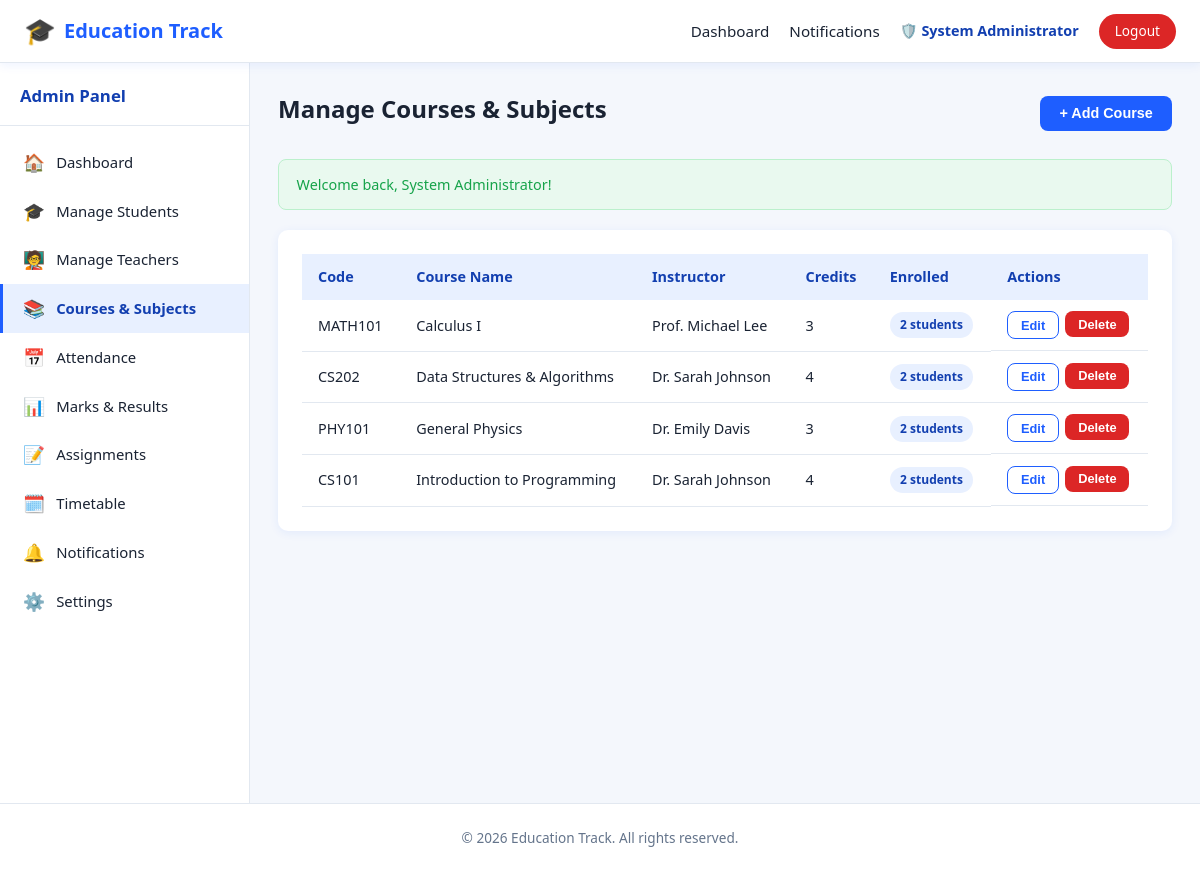
The app's page /admin/courses.php (signed in) with its own data.
### tables this page shows
CREATE TABLE courses (
    id INT AUTO_INCREMENT PRIMARY KEY,
    course_code VARCHAR(20) NOT NULL UNIQUE,
    course_name VARCHAR(150) NOT NULL,
    description TEXT,
    credits INT DEFAULT 3,
    teacher_id INT NULL,
    created_at TIMESTAMP DEFAULT CURRENT_TIMESTAMP,
    FOREIGN KEY (teacher_id) REFERENCES teachers(id) ON DELETE SET NULL
);

CREATE TABLE teachers (
    id INT AUTO_INCREMENT PRIMARY KEY,
    full_name VARCHAR(100) NOT NULL,
    email VARCHAR(100) NOT NULL UNIQUE,
    password VARCHAR(255) NOT NULL,
    phone VARCHAR(20),
    specialization VARCHAR(150),
    profile_image VARCHAR(255) DEFAULT 'default.png',
    status ENUM('active','inactive') DEFAULT 'active',
    created_at TIMESTAMP DEFAULT CURRENT_TIMESTAMP
);

### includes/session.php (called while the page is built, shortened)
<?php
function getFlash(): array
{
    $flash = $_SESSION['flash'] ?? [];
    return $flash;
}
function sanitize(string $value): string
{
    return htmlspecialchars(trim($value), ENT_QUOTES, 'UTF-8');
}

### admin/courses.php (the view, shortened to what this page needs)
<?php
require_once __DIR__ . '/../includes/session.php';
$pdo = getDBConnection();
$courses = $pdo->query("SELECT c.*, t.full_name AS teacher_name,
        (SELECT COUNT(*) FROM enrollments e WHERE e.course_id = c.id) AS enrolled_count
    FROM courses c LEFT JOIN teachers t ON t.id = c.teacher_id ORDER BY c.course_name")->fetchAll();
$flash = getFlash();
require_once __DIR__ . '/../includes/header.php';
require_once __DIR__ . '/../includes/navbar.php';
?>
<div class="app-layout">
    <?php $sidebarType = 'admin'; $activePage = 'courses'; require __DIR__ . '/../includes/sidebar.php'; ?>
    <main class="main-content">
        <div class="page-header">
            <h1>Manage Courses & Subjects</h1>
            <button class="btn btn-primary" onclick="openCourseModal()">+ Add Course</button>
        </div>
        <?php if (!empty($flash['success'])): ?><div class="alert alert-success" data-autohide><?= sanitize($flash['success']) ?></div><?php endif; ?>
        <div class="card">
            <?php if (empty($courses)): ?>
                <div class="empty-state"><div class="icon">📚</div>No courses found.</div>
            <?php else: ?>
                <div class="table-wrap">
                    <table>
                        <thead><tr><th>Code</th><th>Course Name</th><th>Instructor</th><th>Credits</th><th>Enrolled</th><th>Actions</th></tr></thead>
                        <tbody>
                        <?php foreach ($courses as $c): ?>
                            <tr>
                                <td><?= sanitize($c['course_code']) ?></td>
                                <td><?= sanitize($c['course_name']) ?></td>
                                <td><?= sanitize($c['teacher_name'] ?? 'Unassigned') ?></td>
                                <td><?= (int) $c['credits'] ?></td>
                                <td><span class="badge badge-info"><?= (int) $c['enrolled_count'] ?> students</span></td>
                                <td class="table-actions">
                                    <button class="btn btn-secondary btn-sm" onclick='openCourseModal(<?= json_encode($c) ?>)'>Edit</button>
                                    <form method="POST" action="courses.php" style="display:inline;">
                                        <button type="submit" class="btn btn-danger btn-sm" data-confirm="Delete this course permanently?">Delete</button>
                                    </form>
                                </td>
                            </tr>
                        <?php endforeach; ?>
                        </tbody>
                    </table>
                </div>
            <?php endif; ?>
        </div>
    </main>
</div>
<?php
require_once __DIR__ . '/../includes/footer.php';
?>

### assets/css/style.css (style rules this page uses)
:root { --primary: #1e5eff; --primary-dark: #123fb0; --primary-light: #e8f0ff; --secondary: #0ea5e9; --accent: #ffb020; --success: #16a34a; --success-bg: #e9f9ef; --danger: #dc2626; --danger-bg: #fdecec; --warning: #d97706; --warning-bg: #fff7e6; --text-dark: #1a2333; --text-muted: #64748b; --white: #ffffff; --bg-light: #f4f7fc; --border: #e2e8f0; --radius: 10px; --shadow: 0 2px 10px rgba(30, 94, 255, 0.08); --shadow-lg: 0 8px 30px rgba(30, 94, 255, 0.12); --sidebar-width: 250px; }
* { box-sizing: border-box; }
html, body { margin: 0; padding: 0; font-family: 'Segoe UI', Roboto, Helvetica, Arial, sans-serif; background: var(--bg-light); color: var(--text-dark); line-height: 1.5; }
h1, h2, h3, h4 { margin: 0 0 .5rem; color: var(--text-dark); }
.app-layout { display: flex; min-height: calc(100vh - 60px); max-width: 1500px; margin: 0 auto; }
.main-content { flex: 1; padding: 1.75rem; min-width: 0; }
.page-header { display: flex; justify-content: space-between; align-items: center; flex-wrap: wrap; gap: .75rem; margin-bottom: 1.5rem; }
.page-header h1 { font-size: 1.5rem; }
.btn { display: inline-flex; align-items: center; justify-content: center; gap: .4rem; padding: .6rem 1.2rem; border-radius: 8px; border: none; font-weight: 600; font-size: .9rem; cursor: pointer; transition: transform .1s, box-shadow .15s, background .15s; }
.btn-primary { background: var(--primary); color: var(--white); }
.btn-secondary { background: var(--white); color: var(--primary); border: 1px solid var(--primary); }
.btn-danger { background: var(--danger); color: var(--white); }
.btn-sm { padding: .35rem .8rem; font-size: .8rem; }
.card { background: var(--white); border-radius: var(--radius); box-shadow: var(--shadow); padding: 1.5rem; margin-bottom: 1.5rem; }
.table-wrap { overflow-x: auto; }
table { width: 100%; border-collapse: collapse; font-size: .9rem; }
thead th { text-align: left; background: var(--primary-light); color: var(--primary-dark); padding: .75rem 1rem; font-weight: 700; white-space: nowrap; }
tbody td { padding: .7rem 1rem; border-bottom: 1px solid var(--border); }
.badge { display: inline-block; padding: .25rem .65rem; border-radius: 20px; font-size: .75rem; font-weight: 700; }
.badge-info { background: var(--primary-light); color: var(--primary-dark); }
.table-actions { display: flex; gap: .4rem; }
.alert { padding: .85rem 1.1rem; border-radius: 8px; margin-bottom: 1.25rem; font-size: .9rem; font-weight: 500; }
.alert-success { background: var(--success-bg); color: var(--success); border: 1px solid #bbf0cc; }

### records on screen
courses: course_code "MATH101", course_name "Calculus I", teacher.full_name "Prof. Michael Lee", credits "3", enrolled_count "2"
courses: course_code "CS202", course_name "Data Structures & Algorithms", teacher.full_name "Dr. Sarah Johnson", credits "4", enrolled_count "2"
courses: course_code "PHY101", course_name "General Physics", teacher.full_name "Dr. Emily Davis", credits "3", enrolled_count "2"
courses: course_code "CS101", course_name "Introduction to Programming", teacher.full_name "Dr. Sarah Johnson", credits "4", enrolled_count "2"

### other values on screen
currentAdminName() "System Administrator"
$link['icon'] "🏠"
$link['label'] "Dashboard"
$link['icon'] "🎓"
$link['label'] "Manage Students"
$link['icon'] "🧑‍🏫"
$link['label'] "Manage Teachers"
$link['icon'] "📚"
$link['label'] "Courses & Subjects"
$link['icon'] "📅"
$link['label'] "Attendance"
$link['icon'] "📊"
$link['label'] "Marks & Results"
$link['icon'] "📝"
$link['label'] "Assignments"
